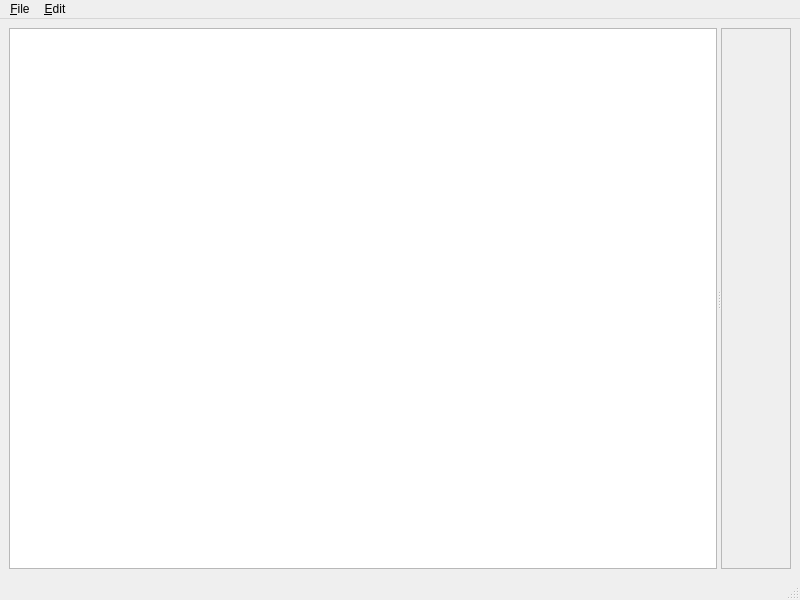
<?xml version="1.0" encoding="UTF-8"?>
<ui version="4.0">
 <class>mainWindow</class>
 <widget class="QMainWindow" name="mainWindow">
  <property name="geometry">
   <rect>
    <x>0</x>
    <y>0</y>
    <width>800</width>
    <height>600</height>
   </rect>
  </property>
  <property name="windowTitle">
   <string>Project Viking editor</string>
  </property>
  <widget class="QWidget" name="centralwidget">
   <layout class="QGridLayout" name="gridLayout">
    <item row="0" column="0">
     <widget class="QSplitter" name="splitter">
      <property name="sizePolicy">
       <sizepolicy hsizetype="Expanding" vsizetype="Expanding">
        <horstretch>0</horstretch>
        <verstretch>0</verstretch>
       </sizepolicy>
      </property>
      <property name="orientation">
       <enum>Qt::Horizontal</enum>
      </property>
      <widget class="QListWidget" name="poses_list">
       <property name="sortingEnabled">
        <bool>false</bool>
       </property>
      </widget>
      <widget class="QScrollArea" name="scrollArea">
       <property name="widgetResizable">
        <bool>true</bool>
       </property>
       <widget class="HitboxEditorWidget" name="hitbox_editor">
        <property name="geometry">
         <rect>
          <x>0</x>
          <y>0</y>
          <width>80</width>
          <height>539</height>
         </rect>
        </property>
       </widget>
      </widget>
     </widget>
    </item>
   </layout>
  </widget>
  <widget class="QMenuBar" name="menubar">
   <property name="geometry">
    <rect>
     <x>0</x>
     <y>0</y>
     <width>800</width>
     <height>21</height>
    </rect>
   </property>
   <widget class="QMenu" name="menu_File">
    <property name="title">
     <string>&amp;File</string>
    </property>
    <addaction name="action_New"/>
    <addaction name="action_Open"/>
    <addaction name="separator"/>
    <addaction name="action_Save"/>
   </widget>
   <widget class="QMenu" name="menu_Edit">
    <property name="title">
     <string>&amp;Edit</string>
    </property>
    <addaction name="action_Cut"/>
    <addaction name="action_Copy"/>
    <addaction name="action_Paste"/>
   </widget>
   <addaction name="menu_File"/>
   <addaction name="menu_Edit"/>
  </widget>
  <widget class="QStatusBar" name="statusbar"/>
  <action name="action_Open">
   <property name="text">
    <string>&amp;Open</string>
   </property>
   <property name="shortcut">
    <string>Ctrl+O</string>
   </property>
  </action>
  <action name="action_Save">
   <property name="text">
    <string>&amp;Save</string>
   </property>
   <property name="shortcut">
    <string>Ctrl+S</string>
   </property>
  </action>
  <action name="action_New">
   <property name="text">
    <string>&amp;New</string>
   </property>
   <property name="shortcut">
    <string>Ctrl+N</string>
   </property>
  </action>
  <action name="action_Cut">
   <property name="text">
    <string>C&amp;ut</string>
   </property>
   <property name="shortcut">
    <string>Ctrl+X</string>
   </property>
  </action>
  <action name="action_Copy">
   <property name="text">
    <string>&amp;Copy</string>
   </property>
   <property name="shortcut">
    <string>Ctrl+C</string>
   </property>
  </action>
  <action name="action_Paste">
   <property name="text">
    <string>&amp;Paste</string>
   </property>
   <property name="shortcut">
    <string>Ctrl+V</string>
   </property>
  </action>
 </widget>
 <customwidgets>
  <customwidget>
   <class>HitboxEditorWidget</class>
   <extends>QWidget</extends>
   <header>hitbox_editor_widget.h</header>
   <container>1</container>
  </customwidget>
 </customwidgets>
 <resources/>
 <connections/>
</ui>
